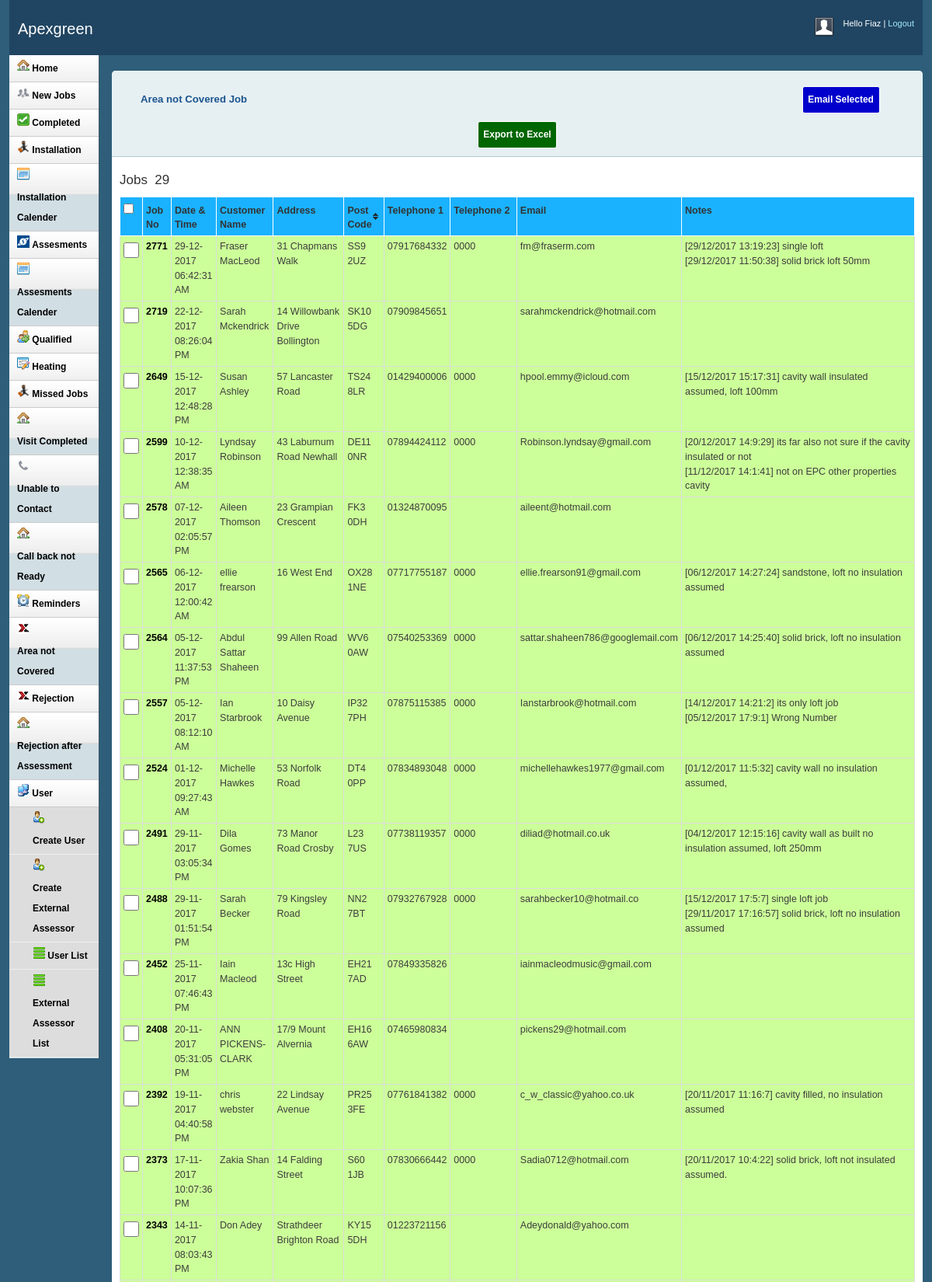
Page /incompleted.php (signed in, upper part) on the committed database.
### tables this page shows
CREATE TABLE IF NOT EXISTS `insulations` (
  `ID` int(11) NOT NULL auto_increment,
  `siteID` int(2) NOT NULL,
  `postcode` varchar(10) default NULL,
  `wall_insulation_type` varchar(50) default NULL,
  `roof_insulation_type` varchar(50) default NULL,
  `owner` varchar(50) default NULL,
  `benefits` varchar(1000) default NULL,
  `address` varchar(50) default NULL,
  `first_line_address` varchar(50) default NULL,
  `town` varchar(50) default NULL,
  `title` varchar(50) default NULL,
  `forename` varchar(50) default NULL,
  `surname` varchar(50) default NULL,
  `phone` varchar(50) default NULL,
  `altno` varchar(50) default NULL,
  `time_to_phone` varchar(50) NOT NULL,
  `email` varchar(50) default NULL,
  `add_info` varchar(50) default NULL,
  `fuel_type` varchar(50) default NULL,
  `notes` varchar(255) default NULL,
  `insert_time` timestamp NOT NULL default CURRENT_TIMESTAMP,
  `completed_date` date default NULL,
  `created_by` varchar(20) default 'ONLINE',
  `boiler_period` varchar(100) default NULL,
  `property_type` varchar(100) NOT NULL,
  `propertyPeriod` varchar(100) NOT NULL,
  `hdn_payment_type` varchar(100) default 'NA',
  `lead_source` varchar(100) NOT NULL,
  `cavity_charges` float NOT NULL,
  `cavity_area` float NOT NULL,
  `cavity_gap` float NOT NULL,
  `loft_charges` float NOT NULL,
  `loft_area` float NOT NULL,
  `insu_required` float NOT NULL,
  `assigned_to` int(50) default NULL,
  `email_sent` varchar(20) default NULL,
  `email_sent_date` timestamp NULL default NULL,
  PRIMARY KEY  (`ID`),
  KEY `ins` (`ID`,`insert_time`)
);

### incompleted.php (the view, shortened to what this page needs)
<!DOCTYPE html PUBLIC "-//W3C//DTD XHTML 1.0 Strict//EN" "http://www.w3.org/TR/xhtml1/DTD/xhtml1-strict.dtd">
<html xmlns="http://www.w3.org/1999/xhtml">
<head>
    <link rel="stylesheet" type="text/css" href="css/bootstrap.min.css"/>
    <link rel="stylesheet" type="text/css" href="css/bootstrap-datepicker.min.css"/>
    <link rel="stylesheet" type="text/css" href="css/quill-snow.css" media="screen" />
    <link rel="stylesheet" type="text/css" href="css/reset.css" media="screen" />
    <link rel="stylesheet" type="text/css" href="css/text.css" media="screen" />
    <link rel="stylesheet" type="text/css" href="css/grid.css" media="screen" />
    <link rel="stylesheet" type="text/css" href="css/layout.css" media="screen" />
    <link rel="stylesheet" type="text/css" href="css/nav.css" media="screen" />
    <link rel="stylesheet" type="text/css" href="css/jquery.jqplot.min.css" />
</head>
<body>
<div class="container_12">
    <div class="grid_12 header-repeat">
        <?php
        include "head.php";
        ?>
    </div>
    <div class="grid_2">
        <div class="box sidemenu">
            <div class="block" id="section-menu">
                <?php
                include "sidebar.php";
                ?>
            </div>
        </div>
    </div>
    <div class="grid_10">
        <div class="box round first">
            <h2>
                Area not Covered Job&nbsp&nbsp&nbsp&nbsp&nbsp&nbsp&nbsp&nbsp&nbsp&nbsp&nbsp&nbsp&nbsp&nbsp&nbsp&nbsp&nbsp&nbsp&nbsp&nbsp&nbsp&nbsp&nbsp&nbsp&nbsp&nbsp&nbsp&nbsp&nbsp&nbsp&nbsp&nbsp&nbsp&nbsp&nbsp&nbsp&nbsp&nbsp&nbsp&nbsp&nbsp&nbsp
                &nbsp&nbsp&nbsp&nbsp&nbsp&nbsp&nbsp&nbsp&nbsp&nbsp&nbsp&nbsp&nbsp&nbsp&nbsp&nbsp&nbsp&nbsp&nbsp&nbsp&nbsp&nbsp&nbsp&nbsp&nbsp&nbsp&nbsp&nbsp&nbsp&nbsp&nbsp&nbsp&nbsp&nbsp&nbsp&nbsp&nbsp&nbsp&nbsp&nbsp&nbsp&nbsp
                &nbsp&nbsp&nbsp&nbsp&nbsp&nbsp&nbsp&nbsp&nbsp&nbsp&nbsp&nbsp&nbsp&nbsp&nbsp&nbsp&nbsp&nbsp&nbsp&nbsp&nbsp&nbsp&nbsp&nbsp&nbsp&nbsp&nbsp&nbsp&nbsp&nbsp
                &nbsp&nbsp&nbsp&nbsp&nbsp&nbsp&nbsp&nbsp&nbsp&nbsp&nbsp&nbsp&nbsp&nbsp&nbsp&nbsp&nbsp&nbsp&nbsp&nbsp&nbsp&nbsp&nbsp&nbsp&nbsp&nbsp&nbsp&nbsp&nbsp&nbsp
                &nbsp&nbsp&nbsp&nbsp&nbsp&nbsp&nbsp&nbsp&nbsp&nbsp&nbsp&nbsp&nbsp&nbsp&nbsp
                &nbsp&nbsp&nbsp&nbsp&nbsp&nbsp&nbsp&nbsp&nbsp&nbsp&nbsp&nbsp&nbsp&nbsp&nbsp&nbsp&nbsp&nbsp&nbsp&nbsp&nbsp&nbsp&nbsp&nbsp&nbsp&nbsp&nbsp&nbsp&nbsp&nbsp
                <input id="send" type="submit" name="emailSelected"  value="Email Selected"style="width: 100px"  onclick="div_show()">
                <?php
                if(isset($_SESSION['role']) && $_SESSION['role'] == 'ADMIN') {
                    ?>
                    <button type="button" id="exportExcel">Export to Excel</button>
                    <?php
                }
                ?>
            </h2>
            <div class="block">
                <div id="employee_table">
                    <?php
                    include_once("db_connection.php");
                    if(isset($_GET['page'])) {
                        $page = $_GET['page'];
                    } else {
                        $page = 1;
                    }
                    if(isset($_GET['per_page'])) {
                        $per_page = $_GET['per_page'];
                    } else {
                        $per_page = 50;
                    }
                    if($page == '' || $page == 1) {
                        $page1 = 0;
                    } else {
                        $page1 = ($page * $per_page) - $per_page;
                    }
                    $select_query = "select i.ID, Date_format(i.insert_time,'%d-%m-%Y %r') itime,Date_format(i.completed_date,'%d-%m-%Y') completed_date,i.title,i.forename,i.surname,i.address,i.postcode,i.phone, i.altno,i.email,i.notes,ifnull(lse.status_code,'ICOM') from insulations i , lead_status_event lse where i.ID = lse.id and lse.status_code='ICOM' order by id desc LIMIT $page1, $per_page";
                    $res = mysqli_query($conn, $select_query);
                    $num_rows=mysqli_num_rows($res);
                    echo "<h5>";
                    echo "Jobs &nbsp".  $num_rows;
                    echo "</h5>";
                    echo "<table id='index_table' border='1'  border-collapse: collapse; width=100% class='tablesorter'>";
                    echo "<thead>";
                    echo "<tr bgcolor='#1ab2ff'>";
                    echo "<th style='font-weight:bold'>"; echo "<input type='checkbox' id='select-all'/>"; echo "</th>";
                    echo "<th style='font-weight:bold'>"; echo "Job No"; echo "</th>";
                    echo "<th style='font-weight:bold'>"; echo "Date & Time"; echo "</th>";
                    echo "<th style='font-weight:bold'>"; echo "Customer Name"; echo "</th>";
                    echo "<th style='font-weight:bold'>"; echo "Address"; echo "</th>";
                    echo "<th style='font-weight:bold'>"; echo "Post Code"; echo "</th>";
                    echo "<th style='font-weight:bold'>"; echo "Telephone 1"; echo "</th>";
                    echo "<th style='font-weight:bold'>"; echo "Telephone 2"; echo "</th>";
                    echo "<th style='font-weight:bold'>"; echo "Email"; echo "</th>";
                    echo "<th style='font-weight:bold; width: 300px; max-width: initial'>"; echo "Notes"; echo "</th>";
                    echo "</tr>";
                    echo "</thead>";
                    echo "<tbody>";
                    while($row=mysqli_fetch_array($res))
                    {
                        echo "<tr bgcolor= #ccff99>";
                        echo "<td>";
                        echo "<input type='checkbox'style='width: 20px; height: 20px '  data-email='".$row['email']."' name='chkid'  value='".$row['ID']."' onClick=set_email_arr('".$row['ID']."')>";
                        echo "</td>";
                        echo "<td>";
                        echo "<a href=" .'lead_details.php'."?id=".$row['ID'].">" . $row['ID'] . "</a>";
                        echo "</td>";
                        echo "<td>"; echo $row["itime"]; echo "</td>";
                        echo "<td>"; echo $row["title"] . ' ' . $row["forename"] . ' ' . $row["surname"]; echo "</td>";
                        echo "<td>"; echo $row["address"]; echo "</td>";
                        echo "<td>"; echo strtoupper ($row["postcode"]); echo "</td>";
                        echo "<td>"; echo $row["phone"]; echo "</td>";
                        echo "<td>"; echo $row["altno"]; echo "</td>";
                        echo "<td>"; echo $row["email"]; echo "</td>";
                        echo "<td>"; echo $row["notes"]; echo "</td>";
                        echo "</tr>";
                    }
                    echo "</tbody>";
                    echo "</table>";
                    ?>
                </div>
            </div>
        </div>
    </div>

### css/text.css (style rules this page uses)
body { font: 13px/1.5 Tahoma, Helvetica, Arial, 'Liberation Sans', FreeSans, sans-serif; }
h2 { font-size: 23px; }
h5 { font-size: 17px; }
p, dl, hr, h1, h2, h3, h4, h5, h6, ol, ul, pre, address, fieldset { margin-bottom: 20px; }

### css/grid.css (style rules this page uses)
.container_12, .container_16 { width: 100%; }
.grid_1, .grid_2, .grid_3, .grid_4, .grid_5, .grid_6, .grid_7, .grid_8, .grid_9, .grid_10, .grid_11, .grid_12, .grid_13, .grid_14, .grid_15, .grid_16 { display: inline; float: left; margin-left: 1%; margin-right: 1%; }
.container_12 .grid_12, .container_16 .grid_16 { width: 98%; }
.container_12 .grid_2 { width: 9.666%; }
.container_12 .grid_10 { width: 86.333%; }

### css/layout.css (style rules this page uses)
body { background: #fff; color: #333; font-size: 11px; padding: 0 0 0px; }
a { color: #000; font-weight:bold; text-decoration: none; }
.container_12, .container_16 { background:#2E5E79; }
h1, h2, h3, h4, h5, h6 { line-height:1.2em; margin-bottom:.3em; }
h2 { margin-top:1em; }
.header-repeat { background:url(../img/header-repeat.jpg) repeat-x; }
.box { background:#fff; margin-bottom:20px; padding:10px 10px 10px 10px; margin-left:-8px; }
.box.round { -moz-border-radius: 5px 5px 0px 0px; -webkit-border-radius: 5px 5px 0px 0px; border-radius: 5px 5px 0px 0px; }
.box h2 { font-size:1.2em; font-weight:bold; color:#1B548D; background:#E6F0F3; margin:-10px -10px 0 -10px; padding:10px 12px; border-bottom:1px solid #B3CBD6; -moz-border-radius: 5px 5px 0px 0px; -webkit-border-radius: 5px 5px 0px 0px; border-radius: 5px 5px 0px 0px; }
.box.first { margin-top:20px; }
.block { padding-top:20px; }
.box.sidemenu { background-color:#D1DEE4; border-right:1px solid #3A5665; padding:0px; margin:0px; cursor:pointer; }
.box.sidemenu .block { padding-top:0px; margin-top:0px; }
.block { padding-bottom:1px; }
html, body { min-height: 100%; }
table.tablesorter { background-color: #CDCDCD; margin:10px 0pt 15px; font-size: 8pt; width: 100%; text-align: left; }
table.tablesorter thead tr th, table.tablesorter tfoot tr th { border: 1px solid #FFF; padding: 4px; }
table.tablesorter thead tr .header { background-image: url(../img/bg.gif); background-repeat: no-repeat; background-position: center right; cursor: pointer; }
table.tablesorter tbody td { color: #3D3D3D; padding: 4px; vertical-align: top; }
#employee_table { position: relative; }
table.tablesorter thead tr .header { padding-right: 15px; }

### css/nav.css (style rules this page uses)
table { font-family: arial, sans-serif; border-collapse: collapse; width: 100%; }
th { border: 1px solid #dddddd; text-align: left; padding: 8px; font-family:'Raleway',sans-serif; font-size:12.5px }
td { border: solid 1px #dddddd; border-left: none; border-right: none; text-align: center; padding: 8px; font-family:Arial, Helvetica, sans-serif; font-size:12.5px; }
#send, button { width:10%; height:35px; margin-top:10px; border-radius:3px; background-color:#006600; border:1px solid #fff; color:#fff; font-family:'Raleway',sans-serif; font-size:12px }

### incompleted.php (style rules this page uses)
table { font-family: arial, sans-serif; border-collapse: collapse; width: 100%; }
td, th { border: 1px solid #dddddd; text-align: left; padding: 8px; font-family:'Raleway',sans-serif; font-size:12.5px }
#send { width:10%; height:35px; margin-top:10px; border-radius:3px; background-color:#0000cc; border:1px solid #fff; color:#fff; font-family:'Raleway',sans-serif; font-size:12px }
h2 { background-color:#FEFFED; padding:20px 35px; margin:-10px -50px; text-align:center; border-radius:10px 10px 0 0 }

### rows in the picture
insulations: ID "2771", itime "29-12-2017 06:42:31 AM", forename "Fraser", surname "MacLeod", address "31 Chapmans Walk", postcode "SS9 2UZ", phone "07917684332", altno "0000", email "fm@fraserm.com", notes "[29/12/2017 13:19:23] single loft [29/12/2017 11:50:38] solid brick loft 50mm"
insulations: ID "2719", itime "22-12-2017 08:26:04 PM", forename "Sarah", surname "Mckendrick", address "14 Willowbank Drive Bollington", postcode "SK10 5DG", phone "07909845651", email "sarahmckendrick@hotmail.com"
insulations: ID "2649", itime "15-12-2017 12:48:28 PM", forename "Susan", surname "Ashley", address "57 Lancaster Road", postcode "TS24 8LR", phone "01429400006", altno "0000", email "hpool.emmy@icloud.com", notes "[15/12/2017 15:17:31] cavity wall insulated assumed, loft 100mm"
insulations: ID "2599", itime "10-12-2017 12:38:35 AM", forename "Lyndsay", surname "Robinson", address "43 Laburnum Road Newhall", postcode "DE11 0NR", phone "07894424112", altno "0000", email "Robinson.lyndsay@gmail.com", notes "[20/12/2017 14:9:29] its far also not sure if the cavity insulated or not [11/12/2017 14:1:41] not on EPC other properties cavity"
insulations: ID "2578", itime "07-12-2017 02:05:57 PM", forename "Aileen", surname "Thomson", address "23 Grampian Crescent", postcode "FK3 0DH", phone "01324870095", email "aileent@hotmail.com"
insulations: ID "2565", itime "06-12-2017 12:00:42 AM", forename "ellie", surname "frearson", address "16 West End", postcode "OX28 1NE", phone "07717755187", altno "0000", email "ellie.frearson91@gmail.com", notes "[06/12/2017 14:27:24] sandstone, loft no insulation assumed"
insulations: ID "2564", itime "05-12-2017 11:37:53 PM", forename "Abdul Sattar", surname "Shaheen", address "99 Allen Road", postcode "WV6 0AW", phone "07540253369", altno "0000", email "sattar.shaheen786@googlemail.com", notes "[06/12/2017 14:25:40] solid brick, loft no insulation assumed"
insulations: ID "2557", itime "05-12-2017 08:12:10 AM", forename "Ian", surname "Starbrook", address "10 Daisy Avenue", postcode "IP32 7PH", phone "07875115385", altno "0000", email "Ianstarbrook@hotmail.com", notes "[14/12/2017 14:21:2] its only loft job [05/12/2017 17:9:1] Wrong Number"
insulations: ID "2524", itime "01-12-2017 09:27:43 AM", forename "Michelle", surname "Hawkes", address "53 Norfolk Road", postcode "DT4 0PP", phone "07834893048", altno "0000", email "michellehawkes1977@gmail.com", notes "[01/12/2017 11:5:32] cavity wall no insulation assumed,"
insulations: ID "2491", itime "29-11-2017 03:05:34 PM", forename "Dila", surname "Gomes", address "73 Manor Road Crosby", postcode "L23 7US", phone "07738119357", altno "0000", email "diliad@hotmail.co.uk", notes "[04/12/2017 12:15:16] cavity wall as built no insulation assumed, loft 250mm"
insulations: ID "2488", itime "29-11-2017 01:51:54 PM", forename "Sarah", surname "Becker", address "79 Kingsley Road", postcode "NN2 7BT", phone "07932767928", altno "0000", email "sarahbecker10@hotmail.co", notes "[15/12/2017 17:5:7] single loft job [29/11/2017 17:16:57] solid brick, loft no insulation assumed"
insulations: ID "2452", itime "25-11-2017 07:46:43 PM", forename "Iain", surname "Macleod", address "13c High Street", postcode "EH21 7AD", phone "07849335826", email "iainmacleodmusic@gmail.com"
insulations: ID "2408", itime "20-11-2017 05:31:05 PM", forename "ANN", surname "PICKENS-CLARK", address "17/9 Mount Alvernia", postcode "EH16 6AW", phone "07465980834", email "pickens29@hotmail.com"
insulations: ID "2392", itime "19-11-2017 04:40:58 PM", forename "chris", surname "webster", address "22 Lindsay Avenue", postcode "PR25 3FE", phone "07761841382", altno "0000", email "c_w_classic@yahoo.co.uk", notes "[20/11/2017 11:16:7] cavity filled, no insulation assumed"
insulations: ID "2373", itime "17-11-2017 10:07:36 PM", forename "Zakia", surname "Shan", address "14 Falding Street", postcode "S60 1JB", phone "07830666442", altno "0000", email "Sadia0712@hotmail.com", notes "[20/11/2017 10:4:22] solid brick, loft not insulated assumed."
insulations: ID "2343", itime "14-11-2017 08:03:43 PM", forename "Don", surname "Adey", address "Strathdeer Brighton Road", postcode "KY15 5DH", phone "01223721156", email "Adeydonald@yahoo.com"

### other values in the picture
$var_user "Fiaz"
$num_rows "29"
